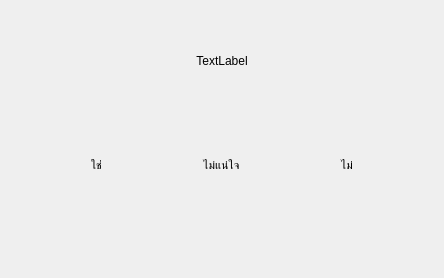
      <widget class="QWidget" name="YesNoQuestionPage">
       <layout class="QVBoxLayout" name="verticalLayout_4">
        <item>
         <spacer name="verticalSpacer_4">
          <property name="orientation">
           <enum>Qt::Vertical</enum>
          </property>
          <property name="sizeType">
           <enum>QSizePolicy::MinimumExpanding</enum>
          </property>
          <property name="sizeHint" stdset="0">
           <size>
            <width>20</width>
            <height>40</height>
           </size>
          </property>
         </spacer>
        </item>
        <item>
         <layout class="QHBoxLayout" name="horizontalLayout_4">
          <property name="topMargin">
           <number>0</number>
          </property>
          <item>
           <spacer name="horizontalSpacer_17">
            <property name="orientation">
             <enum>Qt::Horizontal</enum>
            </property>
            <property name="sizeType">
             <enum>QSizePolicy::Minimum</enum>
            </property>
            <property name="sizeHint" stdset="0">
             <size>
              <width>20</width>
              <height>20</height>
             </size>
            </property>
           </spacer>
          </item>
          <item>
           <widget class="QLabel" name="questionLabel">
            <property name="sizePolicy">
             <sizepolicy hsizetype="Preferred" vsizetype="Preferred">
              <horstretch>0</horstretch>
              <verstretch>0</verstretch>
             </sizepolicy>
            </property>
            <property name="styleSheet">
             <string notr="true">
font: 400 74pt &quot;JasmineUPC&quot;;
</string>
            </property>
            <property name="text">
             <string>TextLabel</string>
            </property>
            <property name="textFormat">
             <enum>Qt::RichText</enum>
            </property>
            <property name="alignment">
             <set>Qt::AlignCenter</set>
            </property>
            <property name="wordWrap">
             <bool>true</bool>
            </property>
           </widget>
          </item>
          <item>
           <spacer name="horizontalSpacer_16">
            <property name="orientation">
             <enum>Qt::Horizontal</enum>
            </property>
            <property name="sizeType">
             <enum>QSizePolicy::Minimum</enum>
            </property>
            <property name="sizeHint" stdset="0">
             <size>
              <width>20</width>
              <height>20</height>
             </size>
            </property>
           </spacer>
          </item>
         </layout>
        </item>
        <item>
         <spacer name="verticalSpacer_5">
          <property name="orientation">
           <enum>Qt::Vertical</enum>
          </property>
          <property name="sizeType">
           <enum>QSizePolicy::MinimumExpanding</enum>
          </property>
          <property name="sizeHint" stdset="0">
           <size>
            <width>20</width>
            <height>40</height>
           </size>
          </property>
         </spacer>
        </item>
        <item>
         <layout class="QHBoxLayout" name="horizontalLayout_22">
          <property name="topMargin">
           <number>0</number>
          </property>
          <item>
           <spacer name="horizontalSpacer_52">
            <property name="orientation">
             <enum>Qt::Horizontal</enum>
            </property>
            <property name="sizeType">
             <enum>QSizePolicy::Minimum</enum>
            </property>
            <property name="sizeHint" stdset="0">
             <size>
              <width>60</width>
              <height>20</height>
             </size>
            </property>
           </spacer>
          </item>
          <item>
           <widget class="QLabel" name="noteLabel">
            <property name="sizePolicy">
             <sizepolicy hsizetype="Expanding" vsizetype="Preferred">
              <horstretch>0</horstretch>
              <verstretch>0</verstretch>
             </sizepolicy>
            </property>
            <property name="styleSheet">
             <string notr="true">font: 400 40pt &quot;JasmineUPC&quot;;
</string>
            </property>
            <property name="text">
             <string/>
            </property>
           </widget>
          </item>
         </layout>
        </item>
        <item>
         <layout class="QHBoxLayout" name="horizontalLayout_3">
          <item>
           <spacer name="horizontalSpacer_6">
            <property name="orientation">
             <enum>Qt::Horizontal</enum>
            </property>
            <property name="sizeHint" stdset="0">
             <size>
              <width>40</width>
              <height>20</height>
             </size>
            </property>
           </spacer>
          </item>
          <item>
           <widget class="QPushButton" name="yesButton">
            <property name="styleSheet">
             <string notr="true">QPushButton{
  font: 400 60pt &quot;JasmineUPC&quot;;
  border-radius:20px;
  padding: 15px;
  padding-left: 40px;
  padding-right: 40px;



}
</string>
            </property>
            <property name="text">
             <string>ใช่</string>
            </property>
           </widget>
          </item>
          <item>
           <spacer name="horizontalSpacer_5">
            <property name="orientation">
             <enum>Qt::Horizontal</enum>
            </property>
            <property name="sizeHint" stdset="0">
             <size>
              <width>40</width>
              <height>20</height>
             </size>
            </property>
           </spacer>
          </item>
          <item>
           <widget class="QPushButton" name="notSureButton">
            <property name="styleSheet">
             <string notr="true">QPushButton{
	font: 400 60pt &quot;JasmineUPC&quot;;
  
   border-radius:20px;
  padding: 15px;

}</string>
            </property>
            <property name="text">
             <string>ไม่แน่ใจ</string>
            </property>
           </widget>
          </item>
          <item>
           <spacer name="horizontalSpacer_4">
            <property name="orientation">
             <enum>Qt::Horizontal</enum>
            </property>
            <property name="sizeHint" stdset="0">
             <size>
              <width>40</width>
              <height>20</height>
             </size>
            </property>
           </spacer>
          </item>
          <item>
           <widget class="QPushButton" name="noButton">
            <property name="styleSheet">
             <string notr="true">QPushButton{
	font: 400 60pt &quot;JasmineUPC&quot;;
   border-radius:20px;


  padding: 15px;
padding-left: 40px;
padding-right: 40px;


}

</string>
            </property>
            <property name="text">
             <string>ไม่</string>
            </property>
           </widget>
          </item>
          <item>
           <spacer name="horizontalSpacer_7">
            <property name="orientation">
             <enum>Qt::Horizontal</enum>
            </property>
            <property name="sizeHint" stdset="0">
             <size>
              <width>40</width>
              <height>20</height>
             </size>
            </property>
           </spacer>
          </item>
         </layout>
        </item>
        <item>
         <spacer name="verticalSpacer_6">
          <property name="orientation">
           <enum>Qt::Vertical</enum>
          </property>
          <property name="sizeType">
           <enum>QSizePolicy::Minimum</enum>
          </property>
          <property name="sizeHint" stdset="0">
           <size>
            <width>20</width>
            <height>80</height>
           </size>
          </property>
         </spacer>
        </item>
       </layout>
      </widget>
